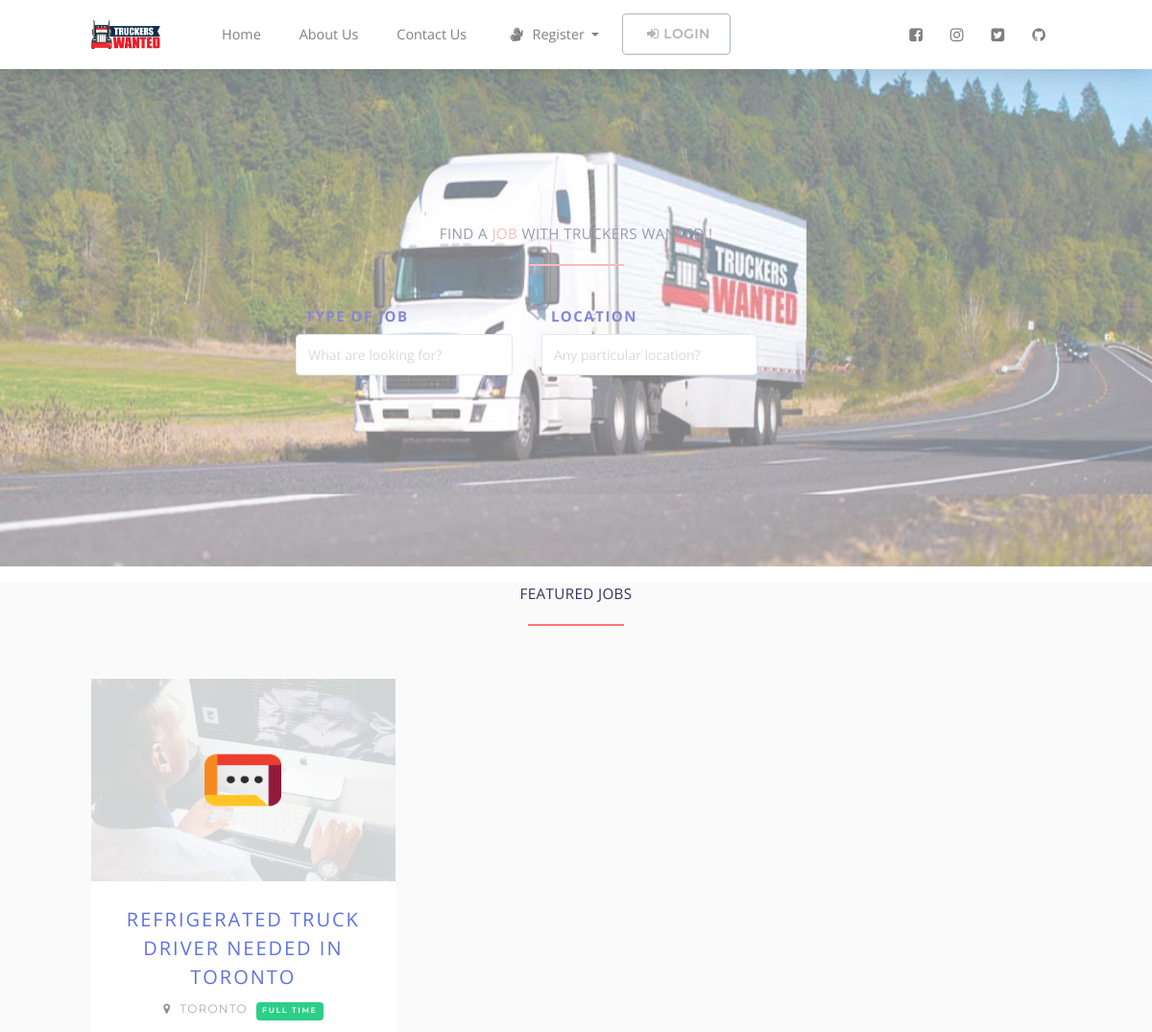
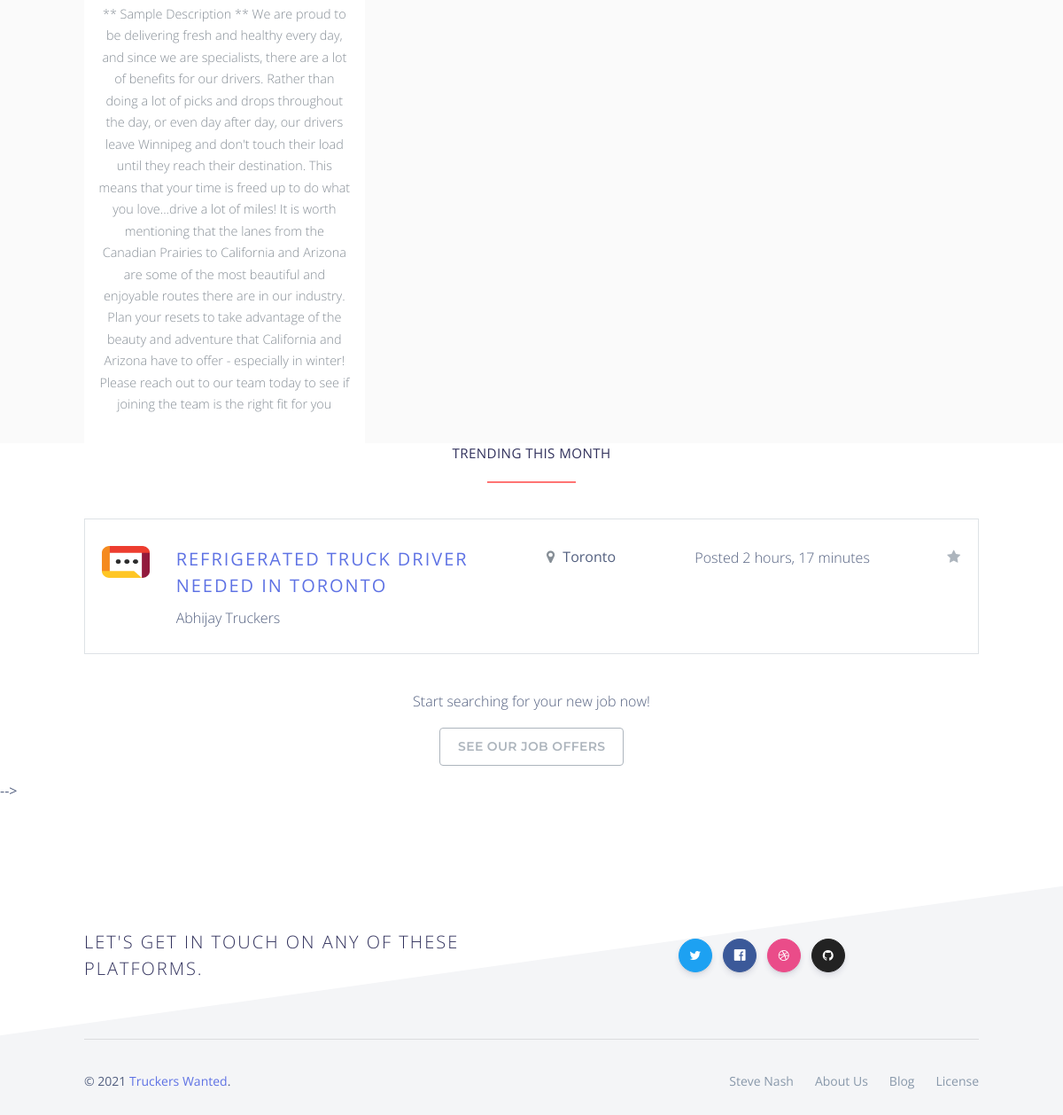
The page / on the database its author committed (2 pictures, top to bottom).
### jobsapp/models.py (models this page shows, shortened)
class Job(models.Model):
    user = models.ForeignKey(User, on_delete=models.CASCADE)
    title = models.CharField(max_length=300)
    description = models.TextField()
    location = models.CharField(max_length=150)
    type = models.CharField(choices=JOB_TYPE, max_length=10)
    category = models.CharField(max_length=100)
    last_date = models.DateTimeField()
    company_name = models.CharField(max_length=100)
    company_description = models.CharField(max_length=300)
    website = models.CharField(max_length=100, default="")
    created_at = models.DateTimeField(default=timezone.now)
    filled = models.BooleanField(default=False)

### jobsapp/views/home.py (the view)
# urls.py: path('', HomeView.as_view(), name='home'),
class HomeView(ListView):
    model = Job
    template_name = 'home1.html'
    context_object_name = 'jobs'
    def get_queryset(self):
        return self.model.objects.all()[:6]
    def get_context_data(self, **kwargs):
        context = super().get_context_data(**kwargs)
        context['trendings'] = self.model.objects.filter(created_at__month=timezone.now().month)[:3]
        return context

### templates/home1.html (shortened to what this page needs)
{% extends 'base1.html' %} {% load static %} {% block title %} Home {% endblock %} {% block content %}
<section class="job-form-section job-form-section--image" style="background: url('static/img/slide01.jpg') no-repeat; opacity: 0.5; background-size: 100%;">
    <div>
        <div class="container ">
            <div class="row">
                <div class="col-lg-8 mx-auto">
                    <div class="job-form-box">
                        <h1 class="heading">Find a <span class="accent">job</span> with Truckers Wanted
                            !
                        </h1>
                        <form id="job-main-form" method="get" action="{% url 'jobs:searh' %}" class="job-main-form">
                            <div class="controls">
                                <div class="row align-items-center">
                                    <div class="col-md-5">
                                        <div class="form-group">
                                            <label style=" font-size: 15px; color: #090cb4; font-weight: bold;" for="profession">Type of Job</label>
                                            <input type="text" id="profession" name="position" placeholder="What are looking for?" class="form-control">
                                        </div>
                                    </div>
                                    <div class="col-md-5">
                                        <div class="form-group">
                                            <label style=" font-size: 15px; color: #090cb4; font-weight: bold;" for="location">Location</label>
                                            <input type="text" id="location" name="location" placeholder="Any particular location?" class="form-control">
                                        </div>
                                    </div>
                                    <div class="col-md-2">
                                        <button type="submit" class="btn btn-outline-white-primary job-main-form__button">
                                            <i class="fa fa-search"></i>
                                        </button>
                                    </div>
                                </div>
                            </div>
                        </form>
                    </div>
                </div>
            </div>
        </div>
    </div>
</section>
<section class="bg-light-gray">
    <div class="container">
        <h3 class="heading">Featured jobs</h3>
        <div class="row featured align-items-stretch">
            {% for job in jobs %}
            <div class="col-lg-4 mb-5 mb-lg-0">
                <div class="box-image-text bg-visible full-height">
                    <div class="top">
                        <a href="#">
                            <div class="image">
                            </div>
                            <div class="logo">
                                <img src="{% static 'img/company-1.png' %}" alt="" style="max-width: 80px;">
                            </div>
                        </a>
                    </div>
                    <div class="content">
                        <h5><a href="{% url 'jobs:jobs-detail' job.id %}">{{ job.title }}</a></h5>
                        <p class="featured__details"><i class="fa fa-map-marker job__location"></i> {{ job.location }} {% if job.type == '1' %}
                            <span class="badge featured-badge badge-success">Full time</span> {% elif job.type == '2' %}
                            <span class="badge featured-badge badge-primary">Part time</span> {% else %}
                            <span style="color: #ffffff;" class="badge featured-badge badge-warning">Internship</span> {% endif %}
                        </p>
                        <p>{{ job.description }}</p>
                    </div>
                </div>
            </div>
            {% endfor %}
        </div>
    </div>
</section>
<section>
    <div class="container">
        <h4 class="heading">Trending this month</h4>
        {% for trending in trendings %}
        <div class="job-listing  job-listing--last">
            <div class="row">
                <div class="col-md-12 col-lg-6">
                    <div class="row">
                        <div class="col-2">
                            <img src="{% static 'img/company-1.png' %}" alt="ShareBoardd " class="img-fluid">
                        </div>
                        <div class="col-10">
                            <h5 class="job__title">
                                <a href="{% url 'jobs:jobs-detail' trending.id %}">{{ trending.title }}</a>
                            </h5>
                            <p class="job__company">
                                {{ trending.company_name }}
                            </p>
                        </div>
                    </div>
                </div>
                <div class="col-10 col-md-3 col-lg-2 ml-auto"><i class="fa fa-map-marker job__location"></i> {{ trending.location }}
                </div>
                <div class="col-10 col-md-3 col-lg-3 ml-auto">
                    <p>Posted {{ trending.created_at|timesince }}</p>
                </div>
                <div class="col-sm-12 col-md-2 col-lg-1">
                    <div class="job__star">
                        <a href="#" data-toggle="tooltip" data-placement="top" title="Save to favourites" class="job__star__link">
                            <i class="fa fa-star"></i>
                        </a>
                    </div>
                </div>
            </div>
        </div>
        {% endfor %}
    </div>
</section>
<section class="section-divider">
    <div class="container">
        <div class="row">
            <div class="col-lg-12 text-center">
                <p>Start searching for your new job now! </p>
                <p><a href="{% url 'jobs:jobs' %}" class="btn btn-outline-light">See our job offers </a></p>
            </div>
        </div>
    </div>
</section>
{% endblock %}

### templates/base1.html (shortened to what this page needs)
{% load static %}
<!DOCTYPE html>
<html>
<head>
    <link rel="stylesheet" href="{% static 'vendor/bootstrap/css/bootstrap.min.css' %}">
    <link rel="stylesheet" href="{% static 'vendor/font-awesome/css/font-awesome.min.css' %}">
    <link rel="stylesheet" href="{% static 'vendor/owl.carousel/assets/owl.carousel.css' %}">
    <link rel="stylesheet" href="{% static 'vendor/owl.carousel/assets/owl.theme.default.css' %}">
    <link rel="stylesheet" href="{% static 'css/style.default.css' %}" id="theme-stylesheet">
    <link rel="stylesheet" href="{% static 'css/custom.css' %}">
    <link href="https://use.fontawesome.com/releases/v5.0.6/css/all.css" rel="stylesheet">
    <link href="{% static 'assets_mod/css/nucleo-icons.css' %}" rel="stylesheet" />
    <link href="{% static 'assets_mod/css/nucleo-svg.css' %}" rel="stylesheet" />
    <link href="{% static 'assets_mod/css/font-awesome.css' %}" rel="stylesheet" />
    <link href="{% static 'assets_mod/css/nucleo-svg.css' %}" rel="stylesheet" />
    <link href="{% static 'assets_mod/css/argon-design-system.css' %}" rel="stylesheet" />
</head>
<body class="index-page">
    <header>
        <nav id="navbar-main" class="navbar navbar-main navbar-expand-lg navbar-light position-sticky top-0 shadow py-2">
            <div class="container">
                <a class="navbar-brand mr-lg-5" href="/">
                    <img src="{% static 'assets_mod/img/brand/logo-2.png' %}">
                </a>
                <div class="navbar-collapse collapse" id="navbar_global">
                    <ul class="navbar-nav navbar-nav-hover align-items-lg-center">
                        <li class="nav-item">
                            <a class="nav-link" href="/" role="button">Home</a>
                        </li>
                        <li class="nav-item">
                            <a class="nav-link" href="#" role="button">About Us</a>
                        </li>
                        <li class="nav-item">
                            <a class="nav-link" href="#" role="button">Contact Us</a>
                        </li>
                        {% if request.user.is_authenticated and request.user.role == 'employer' %}
                        <li class="nav-item dropdown">
                            <a id="clientZone" href="#" data-toggle="dropdown" aria-haspopup="true" aria-expanded="false" class="nav-link dropdown-toggle has-img mb-3 mb-lg-0 mt-3 mt-lg-0">
                                <div class="client-menu-image">
                                    <div class="inner">
                                        <img src="{% static 'img/undraw_profile_pic_ic5t.svg' %}" alt="company image" class="img-fluid">
                                    </div>
                                </div>
                                {% if request.user.role == 'employee' %} {{ request.user.first_name }} {{ request.user.last_name }} {% else %} {{ request.user.first_name }} {% endif %}
                            </a>
                            <div aria-labelledby="clientZone" class="dropdown-menu">
                                <a href="{% url 'jobs:employer-dashboard' %}" class="dropdown-item">Dashboard</a>
                                <a href="{% url 'jobs:employer-all-applicants' %}" class="dropdown-item">Applicants </a>
                                <a href="{% url 'jobs:employer-jobs-create' %}" class="dropdown-item">Post a new
                                    job </a>
                                <a href="{% url 'accounts:logout' %}" class="dropdown-item">Logout</a>
                            </div>
                        </li>
                        {% else %}
                        <li class="nav-item dropdown">
                            <a id="pages" href="#" data-toggle="dropdown" aria-haspopup="true" aria-expanded="false" class="nav-link dropdown-toggle"><i class="fa fa-signing"></i>Register
                            </a>
                        </li>
                        <li class="nav-item" style="color: rgb(117, 155, 236)">
                            <a href="{% url 'accounts:login' %}" class="btn navbar-btn btn-outline-light mb-5 mb-lg-0">
                                <i class="fa fa-sign-in"></i>Login
                            </a>
                        </li>
                        {% endif %}
                    </ul>
                    <ul class="navbar-nav align-items-lg-center ml-lg-auto">
                        <li class="nav-item">
                            <a class="nav-link nav-link-icon" href="#" target="_blank" data-toggle="tooltip" title="Like us on Facebook">
                                <i class="fa fa-facebook-square"></i>
                            </a>
                        </li>
                        <li class="nav-item">
                            <a class="nav-link nav-link-icon" href="#" target="_blank" data-toggle="tooltip" title="Follow us on Instagram">
                                <i class="fa fa-instagram"></i>
                            </a>
                        </li>
                        <li class="nav-item">
                            <a class="nav-link nav-link-icon" href="#" target="_blank" data-toggle="tooltip" title="Follow us on Twitter">
                                <i class="fa fa-twitter-square"></i>
                            </a>
                        </li>
                        <li class="nav-item">
                            <a class="nav-link nav-link-icon" href="#" target="_blank" data-toggle="tooltip" title="Star us on Github">
                                <i class="fa fa-github"></i>
                            </a>
                        </li>
                    </ul>
                </div>
            </div>
        </nav>
    </header>
    <div>
         {% block content %} {% endblock %}
    </div> -->
    <footer class="footer has-cards">
        <div class="container">
            <div class="row row-grid align-items-center my-md">
                <div class="col-lg-6">
                    <h5 class="mb-0 font-weight-light">Let's get in touch on any of these platforms.</h5>
                </div>
                <div class="col-lg-6 text-lg-center btn-wrapper">
                    <button target="_blank" href="https://twitter.com/creativetim" rel="nofollow" class="btn btn-icon-only btn-twitter rounded-circle" data-toggle="tooltip" data-original-title="Follow us">
                        <span class="btn-inner--icon"><i class="fa fa-twitter"></i></span>
                    </button>
                    <button target="_blank" href="https://www.facebook.com/CreativeTim/" rel="nofollow" class="btn-icon-only rounded-circle btn btn-facebook" data-toggle="tooltip" data-original-title="Like us">
                        <span class="btn-inner--icon"><i class="fab fa-facebook"></i></span>
                    </button>
                    <button target="_blank" href="https://dribbble.com/creativetim" rel="nofollow" class="btn btn-icon-only btn-dribbble rounded-circle" data-toggle="tooltip" data-original-title="Follow us">
                        <span class="btn-inner--icon"><i class="fa fa-dribbble"></i></span>
                    </button>
                    <button target="_blank" href="https://github.com/creativetimofficial" rel="nofollow" class="btn btn-icon-only btn-github rounded-circle" data-toggle="tooltip" data-original-title="Star on Github">
                        <span class="btn-inner--icon"><i class="fa fa-github"></i></span>
                    </button>
                </div>
            </div>
            <hr>
            <div class="row align-items-center justify-content-md-between">
                <div class="col-md-6">
                    <div class="copyright">
                        &copy; 2021 <a href="" target="_blank">Truckers Wanted</a>.
                    </div>
                </div>
                <div class="col-md-6">
                    <ul class="nav nav-footer justify-content-end">
                        <li class="nav-item">
                            <a href="" class="nav-link" target="_blank">Steve Nash</a>
                        </li>
                        <li class="nav-item">
                            <a href="" class="nav-link" target="_blank">About Us</a>
                        </li>
                        <li class="nav-item">
                            <a href="" class="nav-link" target="_blank">Blog</a>
                        </li>
                        <li class="nav-item">
                            <a href="" class="nav-link" target="_blank">License</a>
                        </li>
                    </ul>
                </div>
            </div>
        </div>
    </footer>
</body>
</html>

### rows shown on the page
Job: title "REFRIGERATED TRUCK DRIVER NEEDED IN TORONTO", location "TORONTO", type "FULL TIME", description "** Sample Description ** We are proud to be delivering fresh and healthy every day, and since we are specialists, there are a lot of benefits for our drivers. Rather than doing a lot of picks and drops throughout the day, or even day after day, our drivers leave Winnipeg and don't touch their load until they reach their destination. This means that your time is freed up to do what you love...drive a lot of miles! It is worth mentioning that the lanes from the Canadian Prairies to California and Arizona are some of the most beautiful and enjoyable routes there are in our industry. Plan your resets to take advantage of the beauty and adventure that California and Arizona have to offer -…", company_name "Abhijay Truckers", location "Toronto", created_at "2 hours, 17 minutes"
